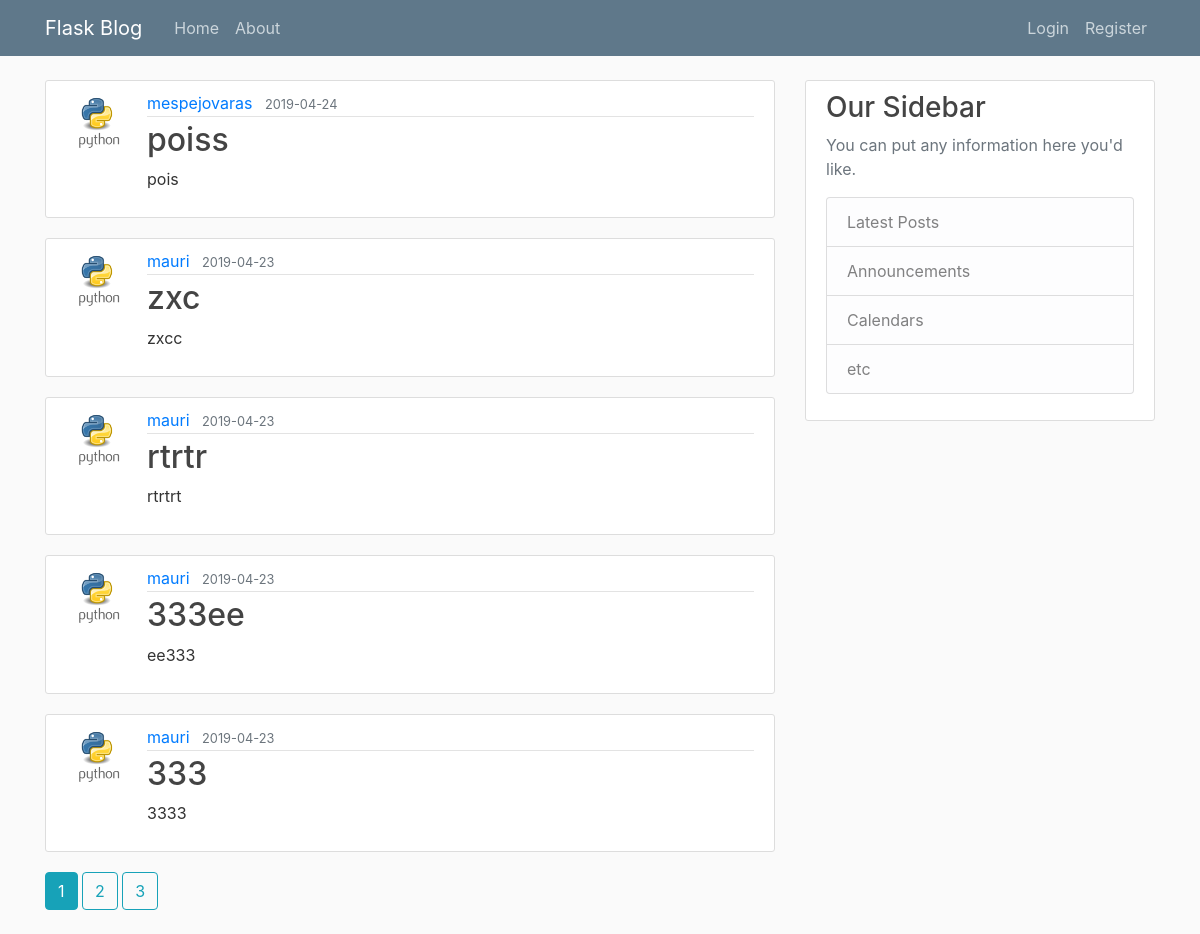
The page /home on the database its author committed.
### flaskblog/models.py (models this page shows, shortened)
class Post(db.Model):
    id = db.Column(db.Integer, primary_key=True)
    title = db.Column(db.String(100), nullable=False)
    date_posted = db.Column(db.DateTime, nullable=False, default=datetime.utcnow)
    content = db.Column(db.Text, nullable=False)
    user_id = db.Column(db.Integer, db.ForeignKey('user.id'), nullable=False)

class User(db.Model, UserMixin):
    id = db.Column(db.Integer, primary_key=True)
    username = db.Column(db.String(20), unique=True, nullable=False)
    email = db.Column(db.String(120), unique=True, nullable=False)
    image_file = db.Column(db.String(20), nullable=False, default='default.jpg')
    password = db.Column(db.String(60), nullable=False)
    posts = db.relationship('Post', backref='author', lazy=True)

### flaskblog/main/routes.py (the view)
@main.route("/")
@main.route("/home")
def home():
    page = request.args.get('page', 1, type=int)  # recibe la pagina
    posts = Post.query.order_by(Post.date_posted.desc()).paginate(page=page, per_page=5) #paginate para que en la pagina no aparezcan todos
    return render_template('home.html', posts=posts)

### flaskblog/templates/home.html
{% extends "layout.html" %}
{% block content %}
    {% for post in posts.items %}
        <article class="media content-section">
          <img class="rounded-circle article-img" src="{{ url_for('static', filename='profile_pics/' + post.author.image_file) }}">
          <div class="media-body">
            <div class="article-metadata">
              <a class="mr-2" href="{{ url_for('users.user_posts', username=post.author.username) }}">{{ post.author.username }}</a>
              <small class="text-muted">{{ post.date_posted.strftime('%Y-%m-%d') }}</small>
            </div>
            <h2><a class="article-title" href="{{ url_for('posts.post', post_id=post.id) }}">{{ post.title }}</a></h2>
            <p class="article-content">{{ post.content }}</p>
          </div>
        </article>
    {% endfor %}
    {% for page_num in posts.iter_pages(left_edge=1, right_edge=1, left_current=1, right_current=2) %}
      {% if page_num %}
        {% if posts.page == page_num %}
          <a class="btn btn-info mb-4" href="{{ url_for('main.home', page=page_num) }}">{{ page_num }}</a>
        {% else %}
          <a class="btn btn-outline-info mb-4" href="{{ url_for('main.home', page=page_num) }}">{{ page_num }}</a>
        {% endif %}
      {% else %}
        ...
      {% endif %}
    {% endfor %}
{% endblock content %}

### flaskblog/static/main.css (style rules this page uses)
body { background: #fafafa; color: #333333; margin-top: 5rem; }
h1, h2, h3, h4, h5, h6 { color: #444444; }
.content-section { background: #ffffff; padding: 10px 20px; border: 1px solid #dddddd; border-radius: 3px; margin-bottom: 20px; }
.article-title { color: #444444; }
.article-content { white-space: pre-line; }
.article-img { height: 65px; width: 65px; margin-right: 16px; }
.article-metadata { padding-bottom: 1px; margin-bottom: 4px; border-bottom: 1px solid #e3e3e3 }

### rows shown on the page
Post: image_file (picture), author.username "mespejovaras", date_posted "2019-04-24", title "poiss", content "pois"
Post: image_file (picture), author.username "mauri", date_posted "2019-04-23", title "zxc", content "zxcc"
Post: image_file (picture), author.username "mauri", date_posted "2019-04-23", title "rtrtr", content "rtrtrt"
Post: image_file (picture), author.username "mauri", date_posted "2019-04-23", title "333ee", content "ee333"
Post: image_file (picture), author.username "mauri", date_posted "2019-04-23", title "333", content "3333"

### other values the page prints
{{ page_num }} "1"
{{ page_num }} "2" "3"
